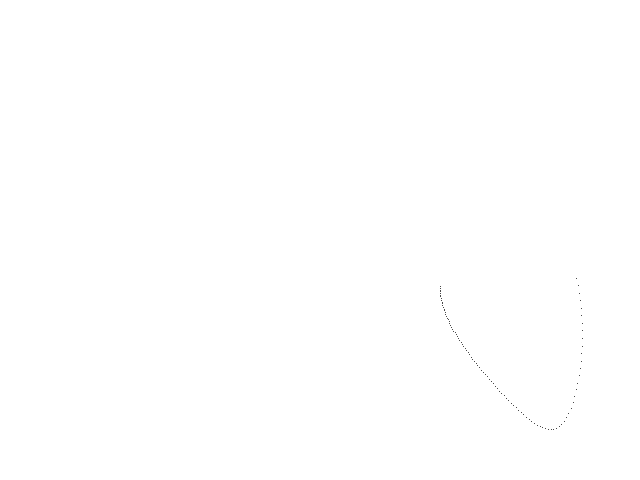
Frame 1 (no input)
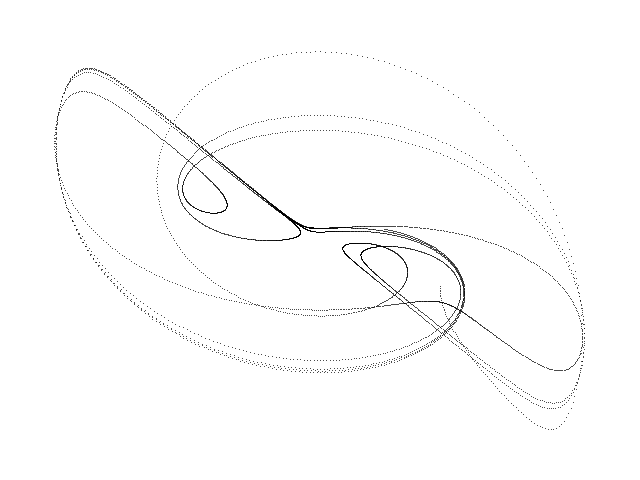
Frame 60 (the mouse pressed at the canvas centre just before this capture)
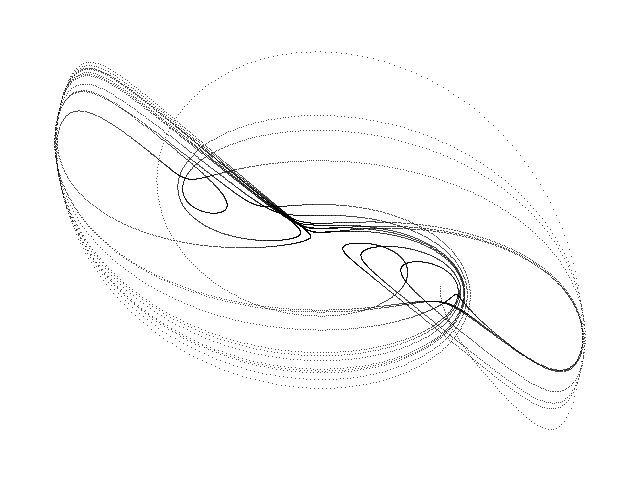
Frame 120 (the mouse held since frame 60 and released just before this capture)

The Processing sketch that drew these frames (run headless with seeded random() and noise(); from frame 60 on, the mouse is pressed at the canvas centre):

// Processing sketch: Yu_Wang
// ── Yu_Wang.pde
// Yu-Wang chaotic attractor //

  float x = 1.0;
  float y = 1.0;
  float z = 1.0;
  float dt = 0.001;
  float a = 10.0;
  float b = 40.0;
  float c = 2.0;
  float d = 2.5;


void setup() {
  
  size(640, 480);
  background(255);
  
}

void draw() {
  
  for (int i=0; i<100; i++) {
    
    float nx = x;
    float ny = y;
    float nz = z;
        
    x = nx + dt * (a * (ny - nx));
    y = ny + dt * (b * nx - c * nx * nz);
    z = nz + dt * (exp(nx * ny) - d * nz);
  
    point(320 + (120 * x), 240 + (45 * y));
        
  }

}
